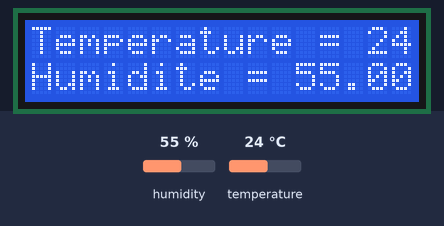
The sketch below on a simulated Arduino Uno, built with avr-gcc and run on an emulated ATmega328P. On the bench: 16×2 character LCD. The inputs (shaded band) are chosen by the test bench; at power-on: humidity 55 %, temperature 24 °C.

Above: at 1.2 s.
1.3 s: humidity set to 22 %
At 2.7 s:
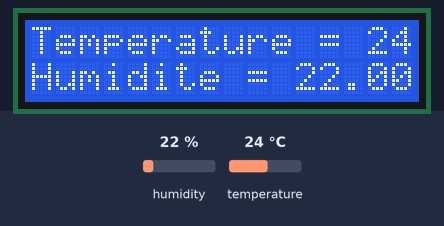
4.0 s: temperature set to 12 °C
At 5.0 s:
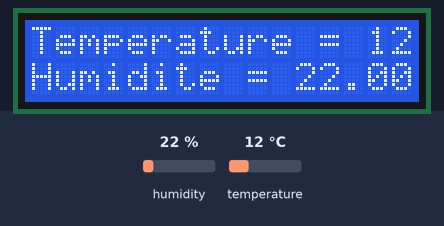
6.7 s: humidity set to 40 %
At 9.3 s:
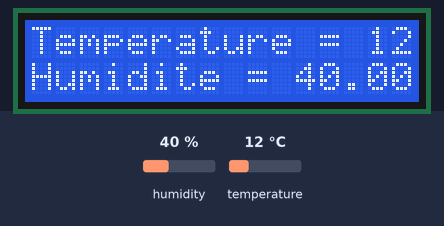
9.7 s: temperature set to 19 °C
At 11.7 s:
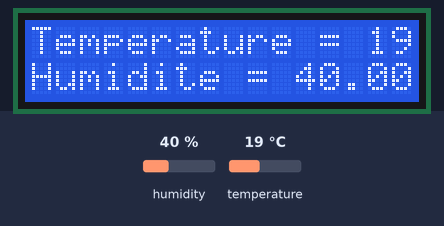
Timing chart, 0 to 13.2 s (numbered marks = the images above; inputs shaded):
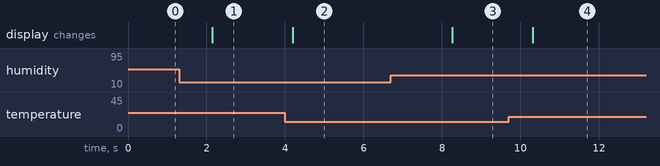

The sketch:

EtnaThermOs.ino
```cpp
#include "DHT.h"
#include "LiquidCrystal_I2C.h"
#include  "Wire.h"

#define DHTPIN 2
#define DHTTYPE DHT11

DHT dht(DHTPIN, DHTTYPE);
LiquidCrystal_I2C lcd(0x27,  16, 2);

void setup()
{
  dht.begin();
  lcd.init();
  lcd.backlight();
}

void loop() {
  lcd.setCursor(0,0);
  lcd.println("Temperature = " + String(dht.readTemperature())+" °C");

  lcd.setCursor(0,1);
  lcd.println("Humidite = " + String(dht.readHumidity())+" %");
}
```

Measured:
- after the input at 1.3 s, the display: changes after 0.84 s (image 1)
- after the input at 4.0 s, the display: changes after 0.20 s (image 2)
- after the input at 6.7 s, the display: changes after 1.6 s (image 3)
- after the input at 9.7 s, the display: changes after 0.62 s (image 4)
